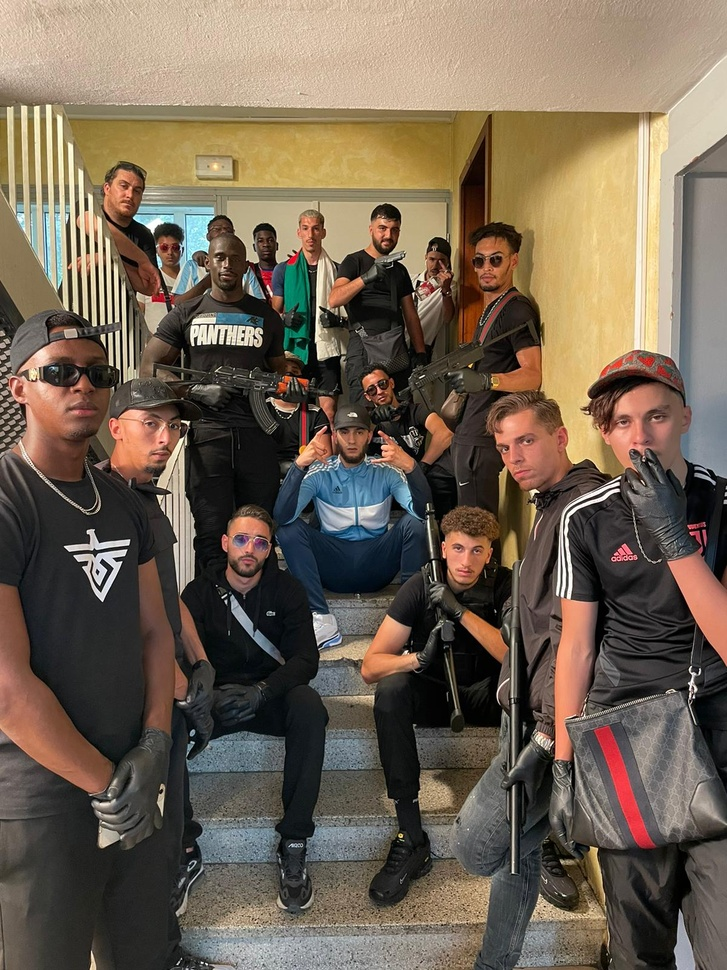
#> input picture hichem.jpg, 727 x 970 px, shrunk from 1200 x 1600 before the run
$ python CBCImage.py
#> lines starting #> are read from the running program, lines starting #| are printed output that depends on the picture

import cv2
from pylab import array, plot, show, axis, arange, figure, uint8

# Image data
image = cv2.imread('hichem.jpg', 0)  # load as 1-channel 8bit grayscale
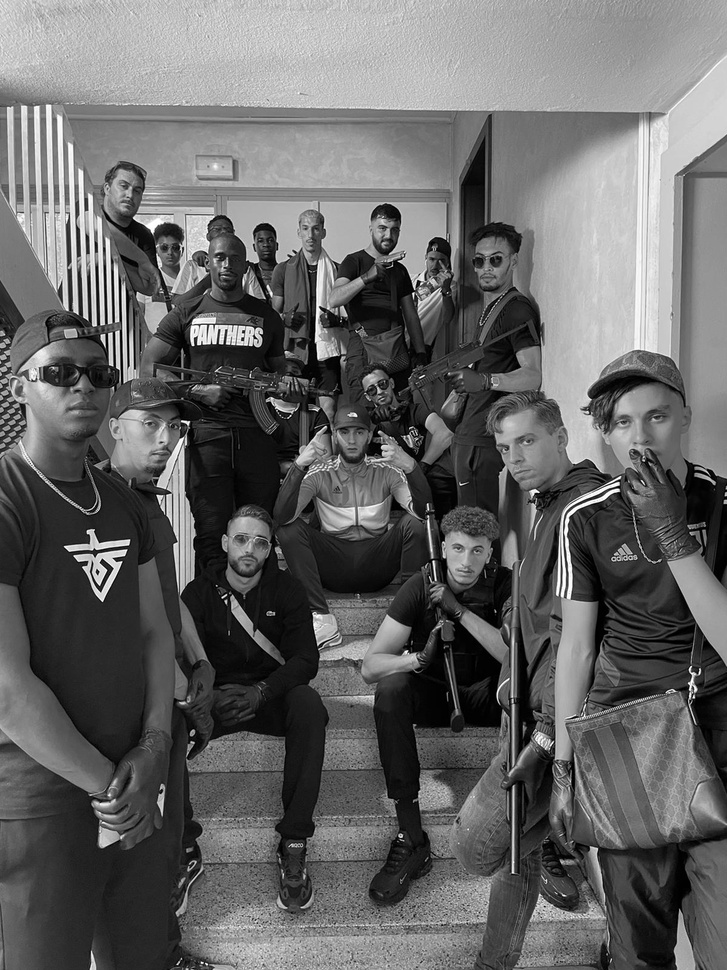
#> image: shape (970, 727); min 0, max 255, mean 101.5
cv2.imshow('image', image)
maxIntensity = 255.0  # depends on dtype of image data
x = arange(maxIntensity)

# Parameters for manipulating image data
phi = 1
theta = 1

# Increase intensity such that
# dark pixels become much brighter,
# bright pixels become slightly bright
newImage0 = (maxIntensity / phi) * (image / (maxIntensity / theta)) ** 0.5
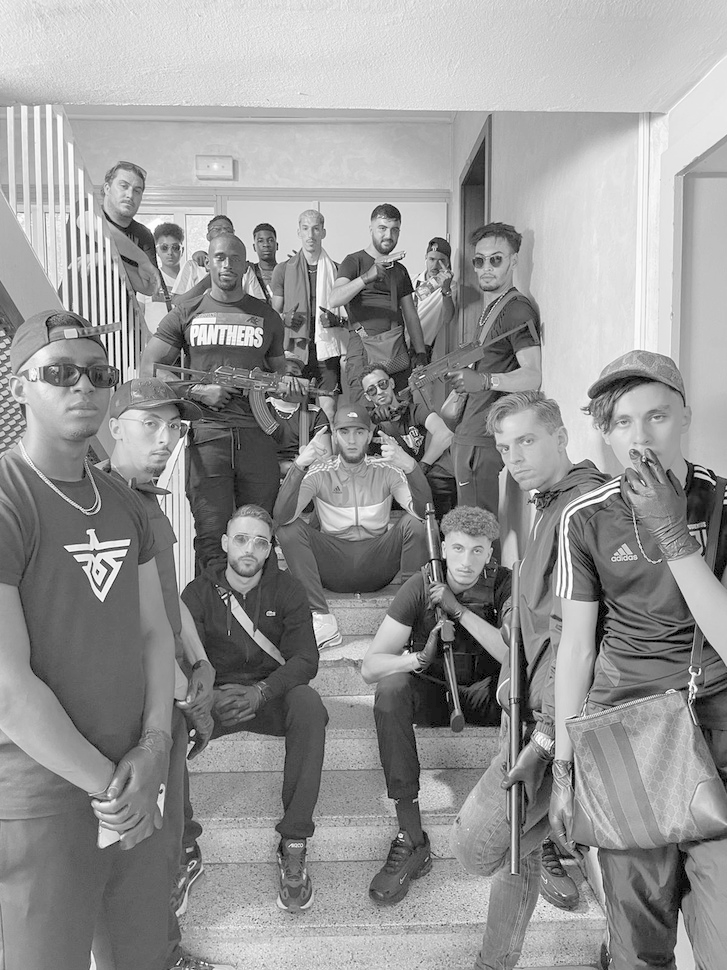
#> newImage0: shape (970, 727) float64; min 0, max 255, mean 150.8
newImage0 = array(newImage0, dtype=uint8)

cv2.imshow('newImage0', newImage0)
cv2.imwrite('newImage0.jpg', newImage0)

y = (maxIntensity / phi) * (x / (maxIntensity / theta)) ** 0.5

# Decrease intensity such that
# dark pixels become much darker,
# bright pixels become slightly dark
newImage1 = (maxIntensity / phi) * (image / (maxIntensity / theta)) ** 2
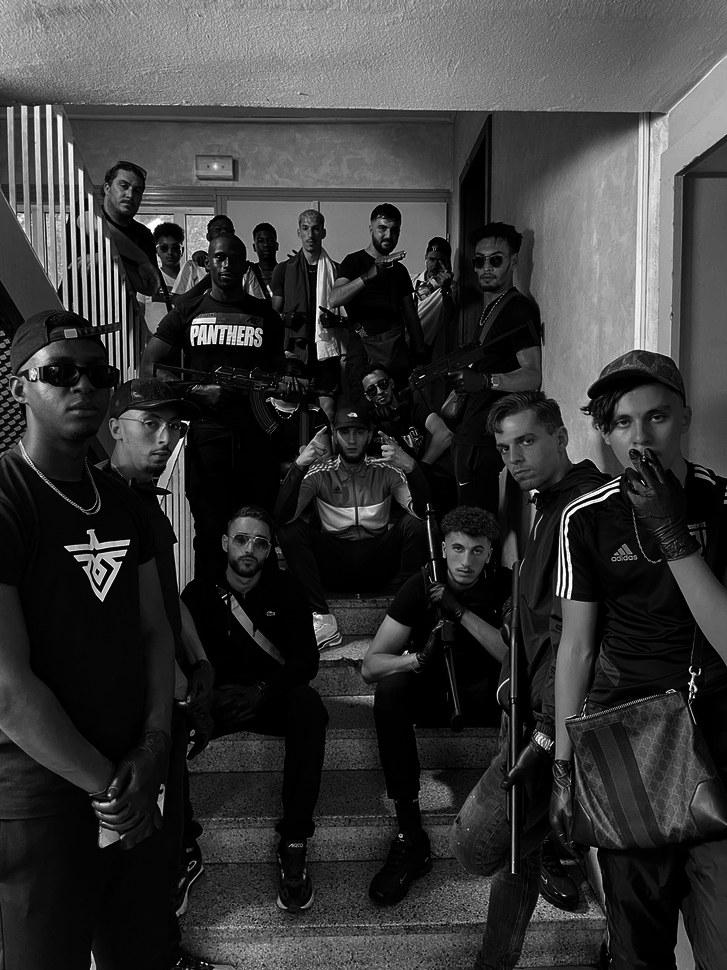
#> newImage1: shape (970, 727) float64; min 0, max 255, mean 56.3
newImage1 = array(newImage1, dtype=uint8)

cv2.imshow('newImage1', newImage1)

z = (maxIntensity / phi) * (x / (maxIntensity / theta)) ** 2

# Plot the figures
figure()
plot(x, y, 'r-')  # Increased brightness
plot(x, x, 'k:')  # Original image
plot(x, z, 'b-')  # Decreased brightness
# axis('off')
axis('tight')
show()
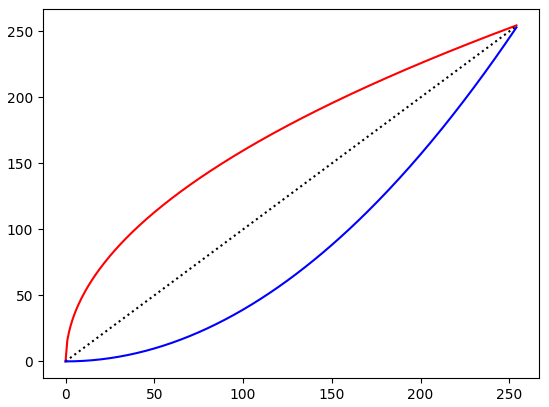
#> figure drawn by matplotlib, 1 panel; curve peaks at x = 254, y = 254.5; curve peaks at x = 254, y = 254; curve peaks at x = 254, y = 253

# Close figure window and click on other window
# Then press any keyboard key to close all windows
closeWindow = -1
while closeWindow < 0:

    closeWindow = cv2.waitKey(1)
#> (key Esc is pressed here)
cv2.destroyAllWindows()
